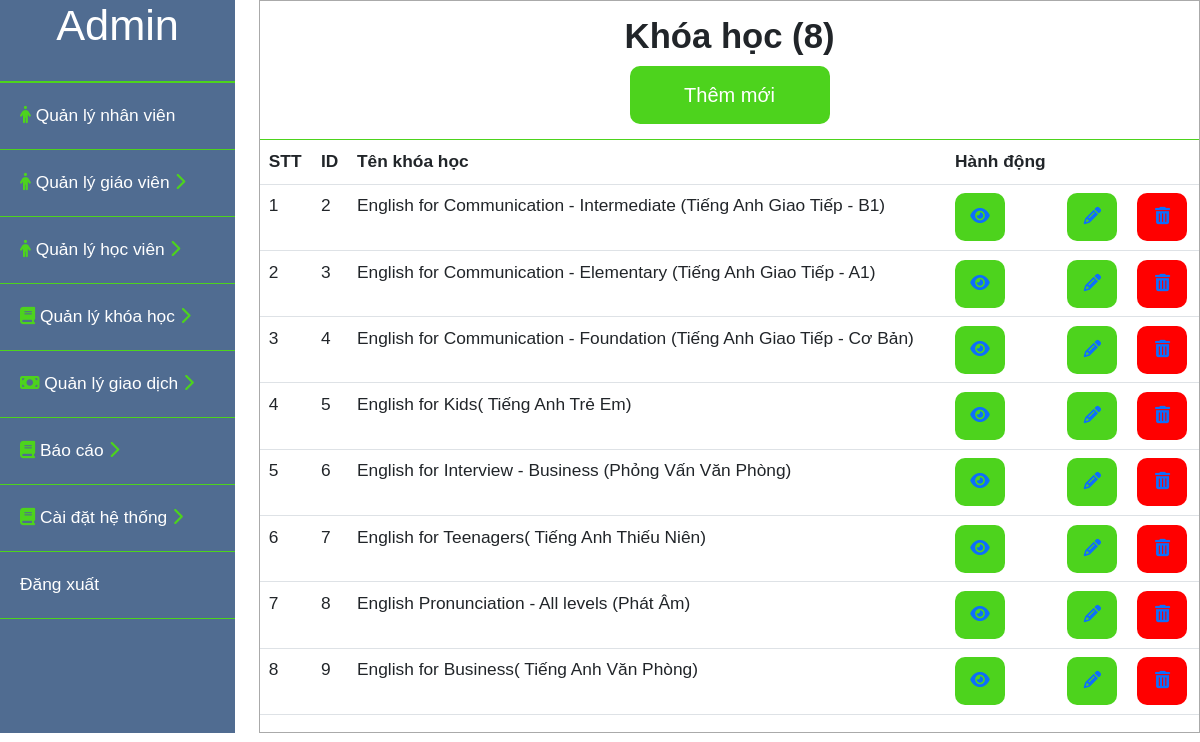
Page /admin/khoahoc.php on the committed database.
### tables this page shows
CREATE TABLE `theloaikhoahoc` (
  `id` int(11) NOT NULL,
  `tenkhoahoc` varchar(255) NOT NULL,
  `mota` text NOT NULL
);

### admin/khoahoc.php (the view, shortened to what this page needs)
<?php
    include("../user/connect.php");
    $sql_kh = "SELECT * FROM theloaikhoahoc";
    $stmt_kh = $conn->prepare($sql_kh);
    $query_kh= $stmt_kh->execute();
    $result_kh = array();
    while($row_kh = $stmt_kh->fetch(PDO::FETCH_ASSOC)){
        $result_kh[] = $row_kh;
    }
    $sql_sl = "SELECT count(id) as dem FROM theloaikhoahoc";
    $stmt_sl = $conn->prepare($sql_sl);
    $query_sl = $stmt_sl->execute();
    $result_sl = array();
    while($row_sl = $stmt_sl->fetch(PDO::FETCH_ASSOC)){
        $result_sl[] = $row_sl;
    }
    foreach ($result_sl as $items) {
        $slusers = $items['dem'];
    }
?>
<!DOCTYPE html>
<html lang="en">
<head>
    <link rel="stylesheet" href="css/bootstrap.min.css">
    <link rel="stylesheet" href="style/admin.css">
    <link rel="stylesheet" type="text/css" href="style/danhsach.css">
</head>
<body>
    <div id="content">
        <div id="admin__sidebar">
            <div class="admin__profile">
                <h1>Admin</h1>
            </div>
            <div class="admin__list">
                <ul>
                    <li class="admin__list--nhanvien">
                        <a href="nhanvien.php"><i class="fa-solid fa-person" style="color: #4dd31d;"></i> Quản lý nhân viên</a>
                    </li>
                    <li class="admin__list--giaovien">
                        <a href="#"  onclick="myFunction('toggle1')"><i class="fa-solid fa-person" style="color: #4dd31d;"></i> Quản lý giáo viên <i class="icondrop active fa-solid fa-chevron-right" style="color: #4dd31d;"></i><i class="icondrop fa-solid fa-chevron-down" style="color: #4dd31d;"></i></a>
                    </li>
                    <li class="admin__list--hocvien">
                        <a href="#" onclick="myFunction('toggle5')"> <i class="fa-solid fa-person" style="color: #4dd31d;"></i> Quản lý học viên <i class="icondrop active fa-solid fa-chevron-right" style="color: #4dd31d;"></i><i class="icondrop fa-solid fa-chevron-down" style="color: #4dd31d;"></i></a>
                    </li>
                    <li class="admin__list--khoahoc">
                        <a href="#" onclick="myFunction('toggle6')"> <i class="fa-sharp fa-solid fa-book" style="color: #4dd31d;"></i> Quản lý khóa học <i class="icondrop active fa-solid fa-chevron-right" style="color: #4dd31d;"></i><i class="icondrop fa-solid fa-chevron-down" style="color: #4dd31d;"></i></a>
                    </li>
                    <li class="admin__list--giaodich">
                        <a href="#" onclick="myFunction('toggle2')"><i class="fa-solid fa-money-bill" style="color: #4dd31d;"></i> Quản lý giao dịch <i class="icondrop active fa-solid fa-chevron-right" style="color: #4dd31d;"></i><i class="icondrop fa-solid fa-chevron-down" style="color: #4dd31d;"></i></a>
                    </li>
                    <li class="admin__list--baocao">
                        <a href="#" onclick="myFunction('toggle3')"> <i class="fa-sharp fa-solid fa-book" style="color: #4dd31d;"></i> Báo cáo <i class="icondrop active fa-solid fa-chevron-right" style="color: #4dd31d;"></i><i class="icondrop fa-solid fa-chevron-down" style="color: #4dd31d;"></i></a>
                    </li>
                    <li class="admin__list--hethong">
                        <a href="#" onclick="myFunction('toggle4')"> <i class="fa-sharp fa-solid fa-book" style="color: #4dd31d;"></i> Cài đặt hệ thống <i class="icondrop active fa-solid fa-chevron-right" style="color: #4dd31d;"></i><i class="icondrop fa-solid fa-chevron-down" style="color: #4dd31d;"></i></a>
                    </li>
                    <li class="admin__list--dangxuat">
                        <a href="logout.php">Đăng xuất</a>
                    </li>
                </ul>
            </div>
        </div>
         <div id="main_content">
            <div class="title">
                <h2>Khóa học (<?php echo $slusers?>)</h2>
                <a class="btn_themkh" href="khoahoc_them.php">Thêm mới</a>
            </div>
            <div class="chitiet_content">
                <table class="table table-inverse">
                    <thead>
                        <tr>
                            <th>STT</th>
                            <th>ID</th>
                            <th>Tên khóa học</th>
                            <th>Hành động</th>
                            <th></th>
                            <th></th>
                        </tr>
                    </thead>
                    <tbody>
                        <?php $i=1; foreach($result_kh as $items):?>
                        <tr>
                            <td><?php echo $i;?></td>
                            <td><?php echo $items['id'];?></td>
                            <td><?php echo $items['tenkhoahoc'];?></td>
                            <td><a class="btn-thongtinchitiet" href="khoahoc_chitiet.php?id=<?php echo $items['id']?>"><i class="fa-solid fa-eye"></i></a></td>
                            <td><a class="btn-sua" href="khoahoc_sua.php?id=<?php echo $items['id']?>"><i class="fa-solid fa-pencil"></i></a></td>
                            <td><a class="btn-xoa" href="khoahoc_xoa.php?id=<?php echo $items['id']?>"><i class="fa-solid fa-trash-can"></i></a></td>
                        </tr>
                        <?php $i++; endforeach?>
                    </tbody>
                </table>
            </div>
         </div>
    </div>
</body>
</html>

### admin/style/admin.css (style rules this page uses)
* { font-family: Verdana, Geneva, Tahoma, sans-serif; margin: 0; padding:0; box-sizing: border-box; font-size: 13pt; }
#admin__sidebar { width: 25%; background-color: #506c91; color: #ffffff; }
#admin__sidebar .admin__profile { text-align: center; padding-bottom: 20px; border-bottom: 2px solid #4dd31d; }
#admin__sidebar .admin__list li { list-style: none;; }
#admin__sidebar .admin__list a { text-decoration: none; color: #ffffff; }
.admin__list ul { padding: 0; }
.admin__list li { padding: 20px; border-bottom: 1px solid #4dd31d; }
.icondrop { display: none; }
.icondrop.active { display: inline-block; }
.btn_themkh { display: inline-block; background-color: #4dd31d; color: #fff; text-decoration: none; width: 200px; height: 58px; line-height: 58px; font-size: 20px; border-radius: 10px; }
.btn-thongtinchitiet { display: inline-block; background-color: #4dd31d; text-decoration: none; width: 50px; height: 48px; line-height: 48px; font-size: 16px; border-radius: 10px; text-align: center; }
.btn-sua { display: inline-block; background-color: #4dd31d; text-decoration: none; min-width:50px; height: 48px; line-height: 48px; font-size: 16px; border-radius: 10px; text-align: center; }
.btn-xoa { display: inline-block; background-color: red; text-decoration: none; min-width:50px; height: 48px; line-height: 48px; font-size: 16px; border-radius: 10px; text-align: center; }

### admin/style/danhsach.css (style rules this page uses)
#content { display: flex; }
#main_content { margin-left: 2%; width: 100%; max-width: 1150px; border: 1px solid #aaaaaa; height: auto; }
#main_content .title { border-bottom: 1px solid #4dd31d; text-align: center; padding: 15px ; }
#main_content .title h2 { font-weight: bold; }

### rows in the picture
theloaikhoahoc: id "2", tenkhoahoc "English for Communication - Intermediate (Tiếng Anh Giao Tiếp - B1)"
theloaikhoahoc: id "3", tenkhoahoc "English for Communication - Elementary (Tiếng Anh Giao Tiếp - A1)"
theloaikhoahoc: id "4", tenkhoahoc "English for Communication - Foundation (Tiếng Anh Giao Tiếp - Cơ Bản)"
theloaikhoahoc: id "5", tenkhoahoc "English for Kids( Tiếng Anh Trẻ Em)"
theloaikhoahoc: id "6", tenkhoahoc "English for Interview - Business (Phỏng Vấn Văn Phòng)"
theloaikhoahoc: id "7", tenkhoahoc "English for Teenagers( Tiếng Anh Thiếu Niên)"
theloaikhoahoc: id "8", tenkhoahoc "English Pronunciation - All levels (Phát Âm)"
theloaikhoahoc: id "9", tenkhoahoc "English for Business( Tiếng Anh Văn Phòng)"

### other values in the picture
$slusers "8"
